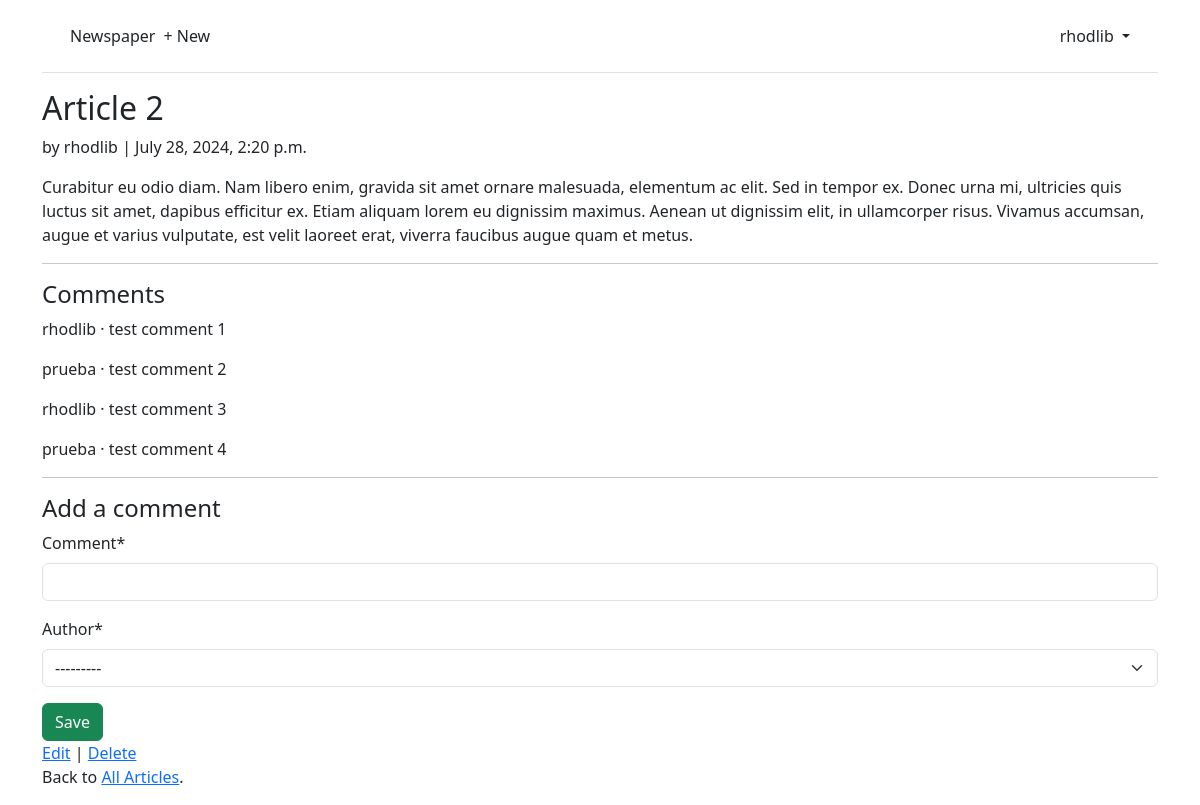
The app's page /articles/2/ (signed in) with its own data.
### accounts/models.py (models this page shows)
class CustomUser(AbstractUser):
    age = models.PositiveIntegerField(null=True, blank=True)

### articles/models.py (models this page shows, shortened)
class Article(models.Model):
    title = models.CharField(max_length=255)
    body = models.TextField()
    date = models.DateTimeField(auto_now_add=True)
    author = models.ForeignKey(settings.AUTH_USER_MODEL, on_delete=models.CASCADE,)

class Comment(models.Model):
    article = models.ForeignKey(Article, on_delete=models.CASCADE)
    comment = models.CharField(max_length=140)
    author = models.ForeignKey(settings.AUTH_USER_MODEL, on_delete=models.CASCADE)
    def __str__(self):
        return self.comment

### articles/views.py (the view, shortened to what this page needs)
# urls.py: path('<int:pk>/', ArticleDetailView.as_view(), name='article_detail'),
class ArticleDetailView(LoginRequiredMixin, View):
    def get(self, request, *args, **kwargs):
        view = CommentGet.as_view()
        return view(request, *args, **kwargs)

### articles/forms.py
class CommentForm(forms.ModelForm):
    class Meta:
        model = Comment
        fields = ("comment", "author")

### articles/views.py (called while the page is built)
    def get_context_data(self, **kwargs):
        context = super().get_context_data(**kwargs)
        context['form'] = CommentForm()
        return context

### templates/article_detail.html
{% extends 'base.html' %}
{% load crispy_forms_tags %}
{% block content %}
<div class="article-entry">
    <h2>{{ object.title }}</h2>
    <p>by {{ object.author }} | {{ object.date }}</p>
    <p>{{ object.body }}</p>
</div>
<hr>
<h4>Comments</h4>
{% for comment in article.comment_set.all %}
    <p>{{ comment.author }} &middot; {{ comment }}</p>
{% endfor %}
<hr>
<h4>Add a comment</h4>
<form method="post">{% csrf_token %}
    {{form|crispy}}
    <button class="btn btn-success" type="submit">Save</button>
</form>
<a href="{% url 'article_edit' object.pk%}">Edit</a> | <a href="{% url 'article_delete' object.pk %}">Delete</a>
<p>Back to <a href="{% url 'article_list' %}">All Articles</a>.</p>
{% endblock content %}

### templates/base.html (shortened to what this page needs)
{% load static %}
<!DOCTYPE html>
<html>
    <head>
        <link href="https://cdn.jsdelivr.net/npm/bootstrap@5.3.3/dist/css/bootstrap.min.css" rel="stylesheet">
    </head>
    <body>
        <div class="container">
            <header class="p-3 mb-3 border-bottom">
                <div class="container">
                    <div class="d-flex flex-wrap align-items-center justify-content-center justify-content-lg-start">
                        <a class="navbar-brand" href="{% url 'home' %}">Newspaper</a>
                        <ul class="nav col-12 col-lg-auto me-lg-auto mb-2 justify-content-center mb-md-0">
                        {% if user.is_authenticated %}
                            <li><a href="{% url 'article_new'%}" class="nav-link px-2 link-dark">+ New</a></li>
                        </ul>
                        <div class="dropdown text-end">
                            <a  href="#"
                                class="d-block link-dark text-decoration-none dropdown-toggle"
                                id="dropdownUser1"
                                data-bs-toggle="dropdown"
                                aria-expanded="false"
                            >
                                {{ user.username }}
                            </a>
                        </div>
                        {% else %}
                        </ul>
                        <div class="text-end">
                            <a class="btn btn-outline-primary me-2" href="{% url 'login' %}">Log In</a>
                            <a class="btn btn-primary me-2" href="{% url 'signup' %}">Sign Up</a>
                        </div>
                        {% endif %}
                    </div>
                </div>
            </header>
        </div>
        <main class="container">
            {% block content %}
            {% endblock content %}
        </main>
    </body>
</html>

### records on screen
CustomUser: username "rhodlib"
Article: title "Article 2", author "rhodlib", date "July 28, 2024, 2:20 p.m.", body "Curabitur eu odio diam. Nam libero enim, gravida sit amet ornare malesuada, elementum ac elit. Sed in tempor ex. Donec urna mi, ultricies quis luctus sit amet, dapibus efficitur ex. Etiam aliquam lorem eu dignissim maximus. Aenean ut dignissim elit, in ullamcorper risus. Vivamus accumsan, augue et varius vulputate, est velit laoreet erat, viverra faucibus augue quam et metus."
Comment: author "rhodlib", comment "test comment 1"
Comment: author "prueba", comment "test comment 2"
Comment: author "rhodlib", comment "test comment 3"
Comment: author "prueba", comment "test comment 4"
